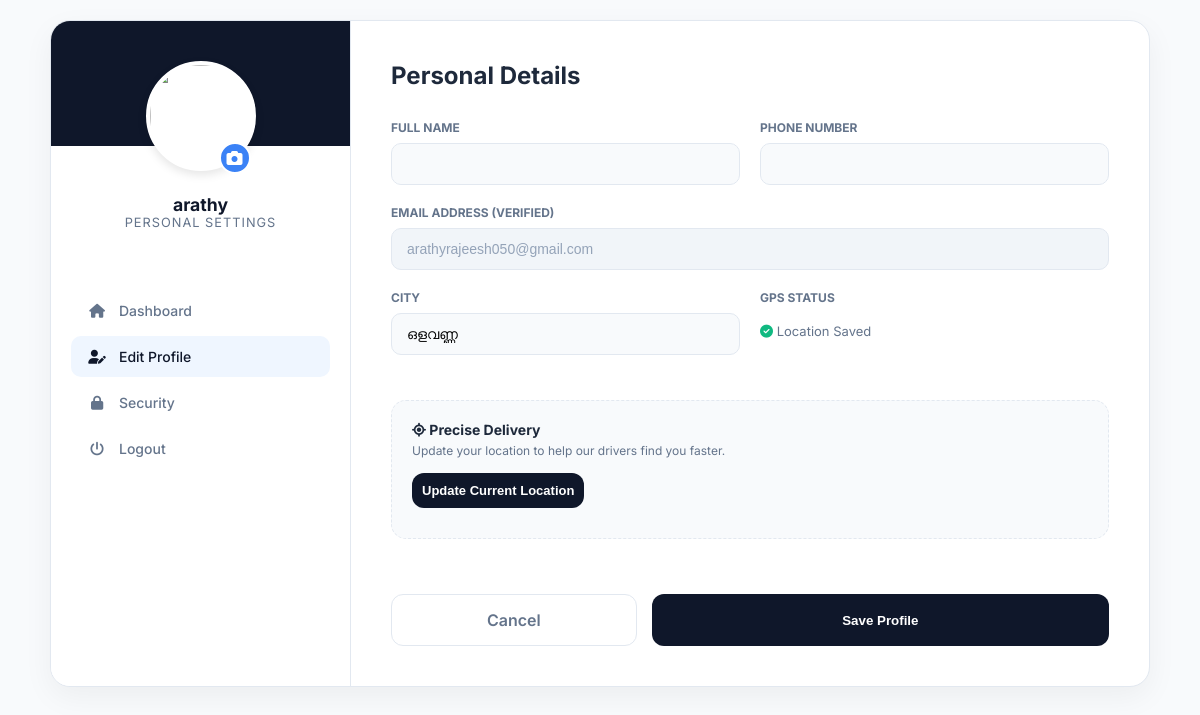
Page /profile/edit/ (signed in) on the earlier database version.
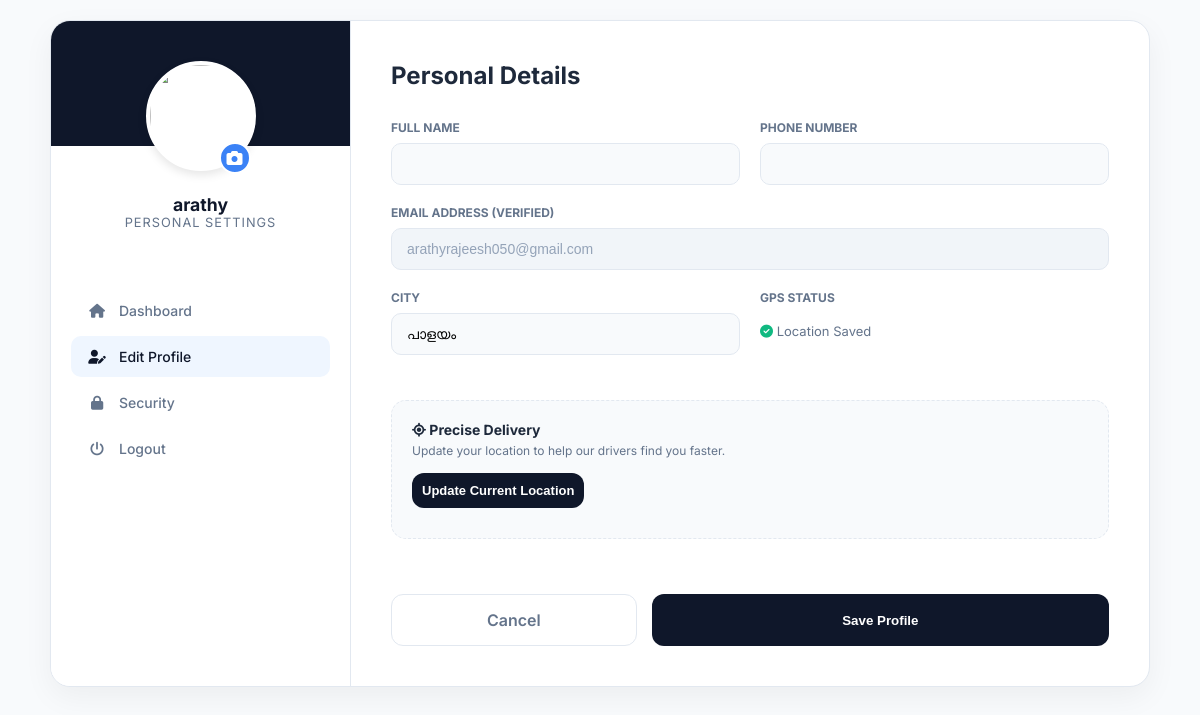
Same page on the later database version.
### shop/models.py (models this page shows, shortened)
class Profile(models.Model):
    user = models.OneToOneField(User, on_delete=models.CASCADE)
    full_name = models.CharField(max_length=100, blank=True)
    phone = models.CharField(max_length=15, blank=True)
    profile_image = CloudinaryField('image', blank=True, null=True)
    city = models.CharField(max_length=100, blank=True)
    latitude = models.FloatField(blank=True, null=True)
    longitude = models.FloatField(blank=True, null=True)
    email_verified = models.BooleanField(default=False)
    notifications_enabled = models.BooleanField(default=True)
    login_email_sent = models.BooleanField(default=False)
    location_updated_at = models.DateTimeField(blank=True, null=True)

### shop/views.py (the view)
# urls.py: path("profile/edit/", views.edit_profile, name="edit_profile"),
@login_required
def edit_profile(request):
    profile, created = Profile.objects.get_or_create(user=request.user)
    if request.method == "POST":
        form = ProfileForm(request.POST, request.FILES, instance=profile)
        if form.is_valid():
            profile = form.save(commit=False)
            lat = request.POST.get("latitude")
            lng = request.POST.get("longitude")
            city = request.POST.get("city")
            if lat and lng:
                try:
                    profile.latitude = float(lat)
                    profile.longitude = float(lng)
                except ValueError:
                    pass
            if city:
                profile.city = city
            profile.save()
            messages.success(request, "Your profile and logistics data have been updated.")
            return redirect("profile")
        else:
            messages.error(request, "There was an error with your submission. Please check the form.")
    else:
        form = ProfileForm(instance=profile)
    return render(request, "edit_profile.html", {
        "form": form,
        "profile": profile
    })

### shop/forms.py
class ProfileForm(forms.ModelForm):
    class Meta:
        model = Profile
        fields = ["full_name", "phone", "city", "profile_image"]
        widgets = {
            "city": forms.TextInput(attrs={
                "id": "cityInput",
                "class": "form-input"
            }),
            "full_name": forms.TextInput(attrs={"class": "form-input"}),
            "phone": forms.TextInput(attrs={"class": "form-input"}),
        }

### shop/templates/edit_profile.html (shortened to what the changed rows need)
{% load static %}
<!DOCTYPE html>
<html lang="en">
<head>
    <link rel="stylesheet" href="https://cdnjs.cloudflare.com/ajax/libs/font-awesome/6.5.0/css/all.min.css">
</head>
<body>
    <div class="dashboard-container">
        <aside class="sidebar">
            <div class="sidebar-header">
                <div class="sidebar-info">
                    <h2>{{ profile.full_name|default:request.user.username }}</h2>
                    <p>Personal Settings</p>
                </div>
            </div>
        </aside>
        <main class="main-content">
            <h1>Personal Details</h1>
            <form method="POST" enctype="multipart/form-data">
                <div class="form-grid">
                    <div class="form-section">
                        <label>Full Name</label>
                        {{ form.full_name }}
                    </div>
                    <div class="form-section">
                        <label>Phone Number</label>
                        {{ form.phone }}
                    </div>
                    <div class="form-section">
                        <label>City</label>
                        {{ form.city }}
                    </div>
                </div>
            </form>
        </main>
    </div>
</body>
</html>

Differences in the rows shown:
changed Profile "arathy": city "ഒളവണ്ണ" → "പാളയം"
